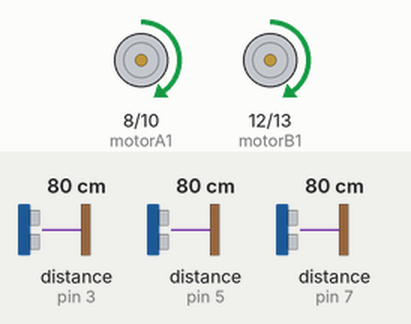
Recording of a sketch running on a simulated Arduino Uno, built with avr-gcc and run on an emulated ATmega328P. On the bench: motor-driver pin pairs drawn as motors (green arrow = first pin HIGH = forward, orange = second pin HIGH = backward, longer = more drive, scaled by the enable pin). Wiring (inferred from the names in the program): 3 × ultrasonic range finder: trigger pin 2, echo pin 3 / trigger pin 4, echo pin 5 / trigger pin 6, echo pin 7. The test bench sets the inputs (shaded band); at power-on: distance to the obstacle (sensors on pin 3, pin 5, pin 7) 80 cm. The echo pulse lasts 58.3 µs per cm.

Above: at 1.2 s.
1.3 s: distance to the obstacle (sensor on pin 3) set to 22 cm
2.8 s: distance to the obstacle (sensor on pin 3) set to 18 cm
At 3.6 s:
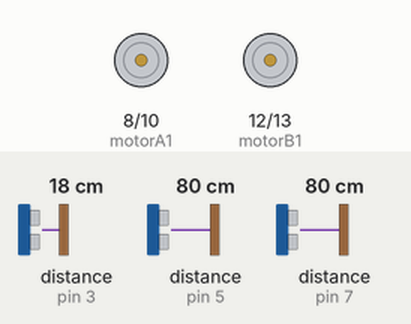
At 4.4 s:
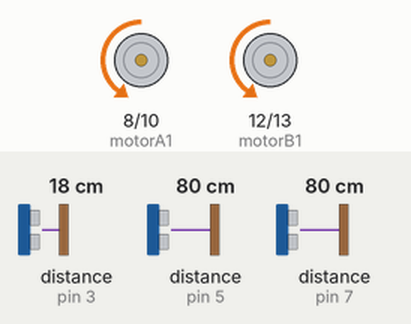
5.8 s: distance to the obstacle (sensor on pin 3) set to 35 cm
8.3 s: distance to the obstacle (sensor on pin 5) set to 23 cm
9.8 s: distance to the obstacle (sensor on pin 5) set to 18 cm
At 11.6 s:
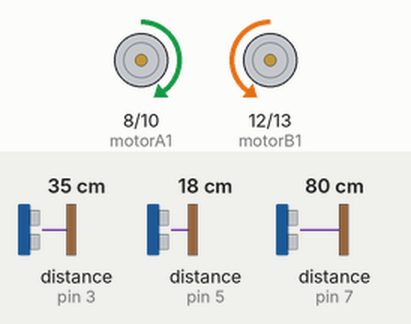
12.8 s: distance to the obstacle (sensor on pin 5) set to 35 cm
At 14.8 s:
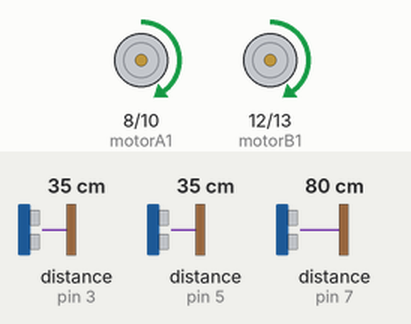
Timing chart, 0 to 16.3 s (numbered marks = the images above; inputs shaded):
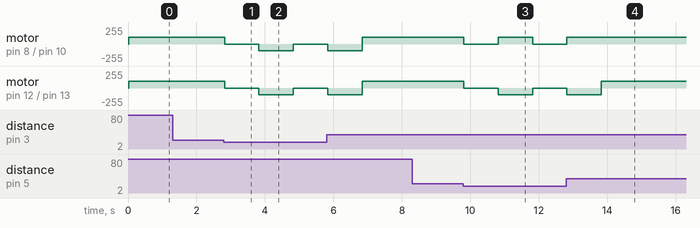

Measured:
- the behaviour switches between 21 and 20 cm on distance to the obstacle (sensor on pin 3) (found by bisection; images 0 and 1)
- the behaviour switches between 21 and 20 cm on distance to the obstacle (sensor on pin 5) (found by bisection; images 2 and 3)
- after the input at 1.3 s, every drawn part: stays the same
- after the input at 2.8 s, motor on pin 8 (motorA1) / pin 10 (motorA2), motor on pin 12 (motorB1) / pin 13 (motorB2): forward 100/255 → stopped at once, → backward 100/255 1.0 s later, → stopped 1.0 s later
- after the input at 8.3 s, every drawn part: stays the same
- after the input at 9.8 s, motor on pin 8 (motorA1) / pin 10 (motorA2): forward 100/255 → stopped at once, → forward 100/255 1.0 s later, → stopped 1.0 s later; motor on pin 12 (motorB1) / pin 13 (motorB2): forward 100/255 → stopped at once, → backward 100/255 1.0 s later, → stopped 1.0 s later
- after the input at 12.8 s, motor on pin 8 (motorA1) / pin 10 (motorA2): goes on until 12.8 s, then stays forward 100/255

The sketch:

4_weel_drive.ino
```cpp
#define TRIG_PIN1 2 // Ultrasonic sensor 1 trigger pin
#define ECHO_PIN1 3 // Ultrasonic sensor 1 echo pin
#define TRIG_PIN2 4 // Ultrasonic sensor 2 trigger pin
#define ECHO_PIN2 5 // Ultrasonic sensor 2 echo pin
#define TRIG_PIN3 6 // Ultrasonic sensor 3 trigger pin
#define ECHO_PIN3 7 // Ultrasonic sensor 3 echo pin

const int motorA1 =8;  // IN1
const int motorA2 =10;  // IN2
const int enableA =9;  // ENA (PWM)

const int motorB1 =12;  // IN3
const int motorB2 =13;  // IN4
const int enableB =11; // ENB (PWM)


#define MAX_DISTANCE 200 // Maximum distance (adjust as needed)


void setup() {
  Serial.begin(9600);
  pinMode(TRIG_PIN1, OUTPUT);
  pinMode(ECHO_PIN1, INPUT);
  pinMode(TRIG_PIN2, OUTPUT);
  pinMode(ECHO_PIN2, INPUT);
  pinMode(TRIG_PIN3, OUTPUT);
  pinMode(ECHO_PIN3, INPUT);
  // Initialize motor control


  pinMode(motorA1, OUTPUT);
  pinMode(motorA2, OUTPUT);
  pinMode(enableA, OUTPUT);


  pinMode(motorB1, OUTPUT);
  pinMode(motorB2, OUTPUT);
  pinMode(enableB, OUTPUT);

}

void loop() {
 int distance1 = getDistance1();
 int distance2 = getDistance2();
 int distance3 = getDistance3();


  if (distance1 < 20) {
  stopMotors();
    delay(1000);
    reverse(100);
    delay(1000);
 }else {
    driveForward();
}
if (distance2 < 20) {
  stopMotors();
    delay(1000);
    rightturn(100);
    delay(1000);
}
if (distance3 < 20) {
  stopMotors();
    delay(1000);
    leftturn(100);
    delay(1000);
  }
}

int getDistance1(){
  digitalWrite(TRIG_PIN1, LOW);
  delayMicroseconds(2);
  digitalWrite(TRIG_PIN1, HIGH);
  delayMicroseconds(10);
  digitalWrite(TRIG_PIN1, LOW);
  return pulseIn(ECHO_PIN1, HIGH) / 58;
}
int getDistance2(){
  digitalWrite(TRIG_PIN2, LOW);
  delayMicroseconds(2);
  digitalWrite(TRIG_PIN2, HIGH);
  delayMicroseconds(10);
  digitalWrite(TRIG_PIN2, LOW);
  return pulseIn(ECHO_PIN2, HIGH) / 58;
}
int getDistance3(){
  digitalWrite(TRIG_PIN3, LOW);
  delayMicroseconds(2);
  digitalWrite(TRIG_PIN3, HIGH);
  delayMicroseconds(10);
  digitalWrite(TRIG_PIN3, LOW);
  return pulseIn(ECHO_PIN3, HIGH) / 58;
}


void stopMotors(){
  digitalWrite(motorA1, LOW);
  digitalWrite(motorA2, LOW);
  analogWrite(enableA, 0);
  digitalWrite(motorB1, LOW);
  digitalWrite(motorB2, LOW);
  analogWrite(enableB, 0);
}

void reverse(int speed){
  digitalWrite(motorA1, LOW);
  digitalWrite(motorA2, HIGH);
  analogWrite(enableA, speed);

  digitalWrite(motorB1, LOW);
  digitalWrite(motorB2, HIGH);
  analogWrite(enableB, speed);
}

void driveForward(){
  digitalWrite(motorA1, HIGH);
  digitalWrite(motorA2, LOW);
  analogWrite(enableA, 100);

  digitalWrite(motorB1, HIGH);
  digitalWrite(motorB2, LOW);
  analogWrite(enableB, 100);

}
void rightturn(int speed){
  digitalWrite(motorA1, HIGH);
  digitalWrite(motorA2, LOW);
  analogWrite(enableA, speed);

  digitalWrite(motorB1, LOW);
  digitalWrite(motorB2, HIGH);
  analogWrite(enableB, speed);
}

void leftturn(int speed){
  digitalWrite(motorA1, LOW);
  digitalWrite(motorA2, HIGH);
  analogWrite(enableA, speed);

  digitalWrite(motorB1, HIGH);
  digitalWrite(motorB2, LOW);
  analogWrite(enableB, speed);

}
```
